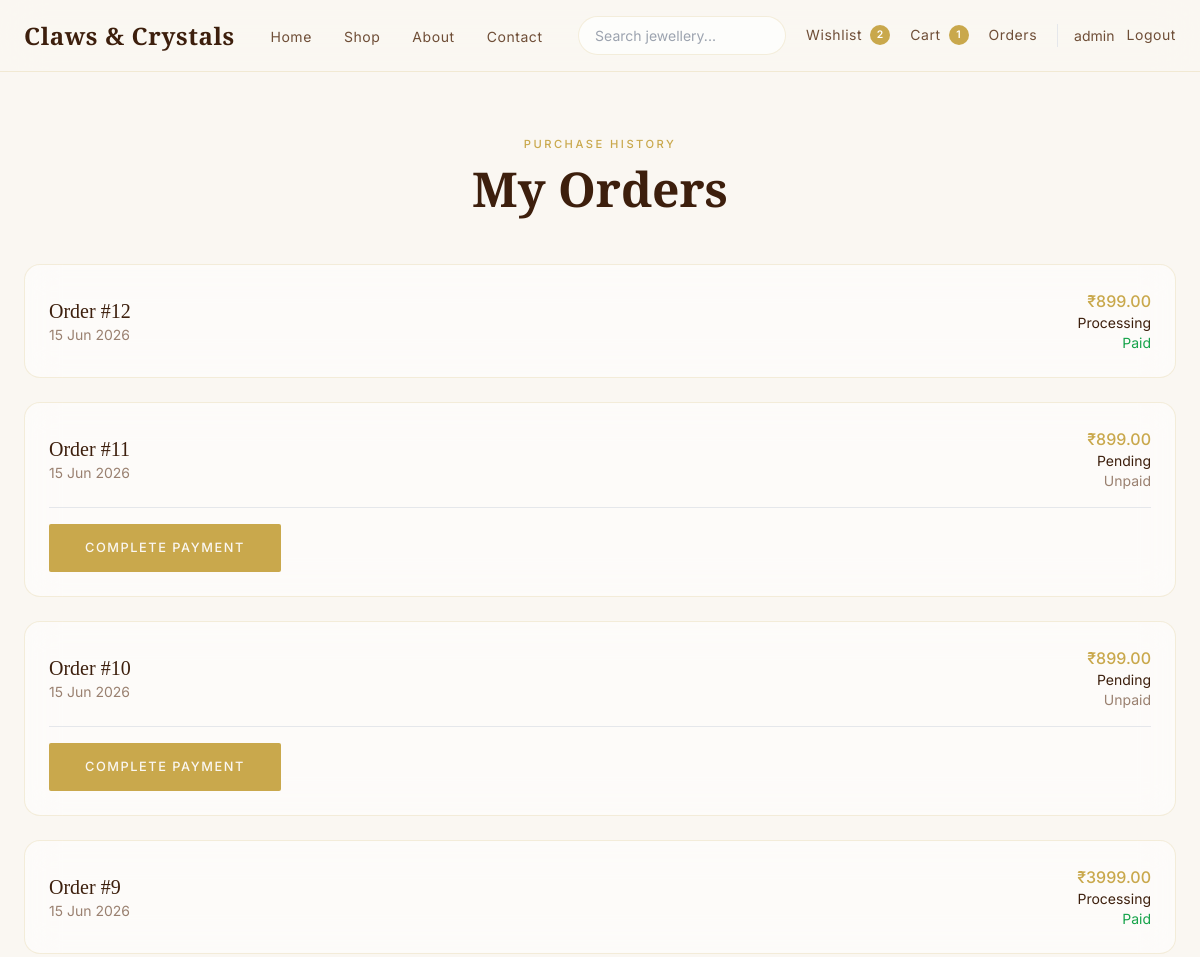
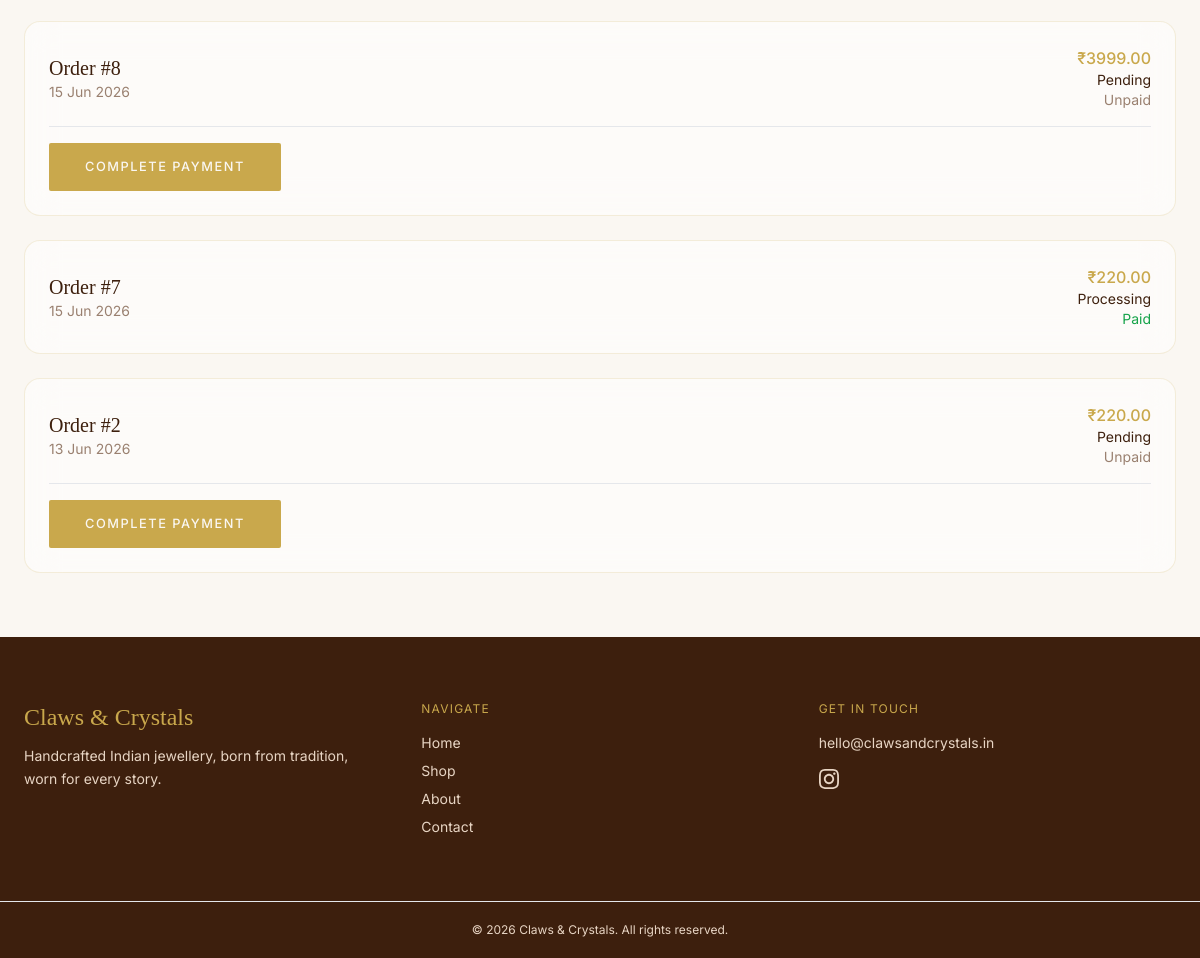
The page /orders/my-orders/ (signed in) on the database its author committed (2 pictures, top to bottom).
### orders/models.py (models this page shows, shortened)
class Order(models.Model):
    STATUS_CHOICES = (
        ("pending", "Pending"),
        ("processing", "Processing"),
        ("shipped", "Shipped"),
        ("delivered", "Delivered"),
        ("cancelled", "Cancelled"),
    )
    PAYMENT_STATUS_CHOICES = (
        ("unpaid", "Unpaid"),
        ("paid", "Paid"),
        ("failed", "Failed"),
    )
    user = models.ForeignKey(
        settings.AUTH_USER_MODEL,
        on_delete=models.CASCADE,
        related_name="orders"
    )
    full_name = models.CharField(max_length=255)
    email = models.EmailField()
    phone = models.CharField(max_length=20)
    address = models.TextField()
    city = models.CharField(max_length=100)
    state = models.CharField(max_length=100)
    pincode = models.CharField(max_length=20)
    subtotal_amount = models.DecimalField(max_digits=10, decimal_places=2, default=0)
    discount_amount = models.DecimalField(max_digits=10, decimal_places=2, default=0)
    shipping_amount = models.DecimalField(max_digits=10, decimal_places=2, default=0)
    total_amount = models.DecimalField(
        max_digits=10,
        decimal_places=2
    )
    coupon_code = models.CharField(max_length=50, blank=True)
    applied_coupon = models.ForeignKey(
        "promotions.Coupon",
        on_delete=models.SET_NULL,
        null=True,
        blank=True,
        related_name="orders",
    )
    status = models.CharField(
        max_length=20,
        choices=STATUS_CHOICES,
        default="pending"
    )
    payment_status = models.CharField(
        max_length=20,
        choices=PAYMENT_STATUS_CHOICES,
        default="unpaid"
    )
    razorpay_order_id = models.CharField(
        max_length=255,
        unique=True,
        blank=True,
        null=True
    )
    razorpay_payment_id = models.CharField(
        max_length=255,
        blank=True
    )
    razorpay_signature = models.CharField(
        max_length=255,
        blank=True
    )
    paid_at = models.DateTimeField(
        blank=True,
        null=True
    )
    created_at = models.DateTimeField(
        auto_now_add=True
    )

### orders/views.py (the view)
@login_required
def my_orders_view(request):
    orders = Order.objects.filter(
        user=request.user,
    ).order_by("-created_at")
    orders_data = [
        {
            "order": order,
            "reviewable_items": get_reviewable_items_for_order(request.user, order),
        }
        for order in orders
    ]
    return render(
        request,
        "orders/my_orders.html",
        {
            "orders_data": orders_data,
        },
    )

### cart/context_processors.py (called while the page is built)
def navbar_counts(request):
    wishlist_count = 0
    if request.user.is_authenticated:
        wishlist_count = Wishlist.objects.filter(user=request.user).count()
    return {
        "cart_count": get_cart_count(request),
        "wishlist_count": wishlist_count,
    }

### cart/utils.py (called while the page is built)
def get_cart_count(request):
    if request.user.is_authenticated:
        return sum(
            item.quantity
            for item in CartItem.objects.filter(user=request.user).only("quantity")
        )
    return get_session_cart_count(request.session)

### products/compare.py (called while the page is built)
def get_compare_ids(request):
    ids = request.session.get(SESSION_KEY, [])
    return [pid for pid in ids if isinstance(pid, int)][:MAX_COMPARE_ITEMS]

### products/context_processors.py (called while the page is built)
def compare_context(request):
    compare_ids = get_compare_ids(request)
    return {
        "compare_count": len(compare_ids),
        "compare_ids": compare_ids,
    }

### reviews/eligibility.py (called while the page is built, shortened)
def get_reviewable_items_for_order(user, order):
    if order.payment_status != "paid" or order.status not in REVIEWABLE_ORDER_STATUSES:
        return []

### templates/orders/my_orders.html (shortened to what this page needs)
{% extends "base.html" %}
{% block content %}
<section class="py-16 px-6 min-h-screen">
    <div class="max-w-6xl mx-auto">
        <div class="section-header mb-12">
            <span class="section-eyebrow">Purchase History</span>
            <h1 class="section-title">My Orders</h1>
        </div>
        {% if orders_data %}
        <div class="space-y-6">
            {% for entry in orders_data %}
            {% with order=entry.order reviewable_items=entry.reviewable_items %}
            <div class="glass-card p-6">
                <div class="flex flex-col sm:flex-row justify-between items-start sm:items-center gap-4">
                    <div>
                        <a href="{% url 'order_detail' order.id %}"
                            class="font-serif text-xl text-brown hover:text-gold">
                            Order #{{ order.id }}
                        </a>
                        <p class="text-sm text-muted">{{ order.created_at|date:"d M Y" }}</p>
                    </div>
                    <div class="text-left sm:text-right">
                        <p class="text-gold font-medium">₹{{ order.total_amount }}</p>
                        <p class="text-sm text-brown">{{ order.get_status_display }}</p>
                        <p class="text-sm {% if order.payment_status == 'paid' %}text-green-600{% elif order.payment_status == 'failed' %}text-red-500{% else %}text-muted{% endif %}">
                            {{ order.get_payment_status_display }}
                        </p>
                    </div>
                </div>
                {% if order.status != "cancelled" and order.payment_status == "unpaid" %}
                <div class="mt-4 pt-4 border-t border-gold/20">
                    <a href="{% url 'payment' order.id %}" class="btn-primary text-sm">Complete Payment</a>
                </div>
                {% elif order.status != "cancelled" and order.payment_status == "failed" %}
                <div class="mt-4 pt-4 border-t border-gold/20">
                    <a href="{% url 'retry_payment' order.id %}" class="btn-primary text-sm">Retry Payment</a>
                </div>
                {% endif %}
            </div>
            {% endwith %}
            {% endfor %}
        </div>
        {% else %}
        <div class="text-center py-20">
            <h3 class="font-serif text-2xl text-brown">No orders yet</h3>
            <p class="text-muted mt-2">Your future purchases will appear here.</p>
        </div>
        {% endif %}
    </div>
</section>
{% endblock %}

### templates/partials/navbar.html (shortened to what this page needs)
<nav class="site-nav sticky top-0 z-50" id="site-nav" aria-label="Main navigation">
    <div class="page-container py-4">
        <div class="flex items-center justify-between gap-4">
            <a href="/"
                class="font-serif text-2xl font-semibold tracking-wide text-brown hover:text-gold transition-colors shrink-0">
                Claws &amp; Crystals
            </a>
            <ul class="hidden lg:flex items-center gap-8">
                <li><a href="/" class="nav-link">Home</a></li>
                <li><a href="{% url 'product_list' %}" class="nav-link">Shop</a></li>
                <li><a href="{% url 'about' %}" class="nav-link">About</a></li>
                <li><a href="{% url 'contact' %}" class="nav-link">Contact</a></li>
            </ul>
            <div class="hidden lg:flex items-center gap-5">
                <div class="relative" data-search-wrapper>
                    <form method="GET" action="{% url 'product_list' %}" role="search">
                        <input type="text" name="q" placeholder="Search jewellery..."
                            value="{{ request.GET.q }}" class="search-input"
                            data-search-input
                            role="combobox"
                            aria-label="Search products"
                            aria-expanded="false"
                            aria-autocomplete="list"
                            autocomplete="off">
                    </form>
                </div>
                <a href="{% url 'wishlist' %}" class="nav-link flex items-center gap-2">
                    Wishlist
                    {% if wishlist_count %}
                    <span class="badge-count">{{ wishlist_count }}</span>
                    {% endif %}
                </a>
                <a href="{% url 'cart' %}" class="nav-link flex items-center gap-2">
                    Cart
                    {% if cart_count %}
                    <span class="badge-count">{{ cart_count }}</span>
                    {% endif %}
                </a>
                <a href="{% url 'my_orders' %}" class="nav-link">Orders</a>
                {% if request.user.is_authenticated %}
                <div class="flex items-center gap-3 pl-4 border-l border-gold/20">
                    <a href="{% url 'profile' %}" class="text-sm text-brown-mid hover:text-gold transition-colors">
                        {{ request.user.username }}
                    </a>
                    <a href="{% url 'logout' %}" class="nav-link">Logout</a>
                </div>
                {% else %}
                <div class="flex items-center gap-3 pl-4 border-l border-gold/20">
                    <a href="{% url 'login' %}" class="nav-link">Login</a>
                    <a href="{% url 'register' %}" class="btn-primary !py-2 !px-5 !text-xs">Register</a>
                </div>
                {% endif %}
            </div>
        </div>
    </div>
</nav>

### static/css/design-tokens.css (style rules this page uses)
:root { --cc-font-serif: "Cormorant Garamond", Georgia, serif; --cc-font-sans: "Inter", system-ui, sans-serif; --cc-ivory: #FAF7F2; --cc-cream: #F3ECE3; --cc-blush: #E8D5C4; --cc-accent: #C9A84C; --cc-accent-light: #E8D499; --cc-accent-hover: #3D1F0D; --cc-brown: #3D1F0D; --cc-brown-mid: #6F4E37; --cc-muted: #9A8070; --cc-white: #FFFFFF; --cc-bg: var(--cc-ivory); --cc-bg-subtle: var(--cc-cream); --cc-text: var(--cc-brown); --cc-text-secondary: var(--cc-brown-mid); --cc-text-muted: var(--cc-muted); --cc-text-on-accent: var(--cc-ivory); --cc-text-on-dark: var(--cc-blush); --cc-danger: #b91c1c; --cc-success: #15803d; --cc-warning: #b45309; --cc-surface: rgba(255, 255, 255, 0.55); --cc-surface-solid: rgba(255, 255, 255, 0.85); --cc-surface-dark: var(--cc-brown); --cc-border: rgba(201, 168, 76, 0.18); --cc-border-strong: rgba(201, 168, 76, 0.35); --cc-input-bg: rgba(250, 247, 242, 0.8); --cc-nav-bg: rgba(250, 247, 242, 0.88); --cc-radius-sm: 0.5rem; --cc-radius-md: 1rem; --cc-radius-pill: 9999px; --cc-shadow-soft: 0 8px 40px rgba(61, 31, 13, 0.08); --cc-shadow-focus: 0 0 0 3px rgba(201, 168, 76, 0.15); --cc-blur: 16px; --cc-transition: 0.25s ease; --cc-space-page: 1.5rem; --cc-space-section: 4rem; --cc-container: 80rem; }

### static/css/style.css (style rules this page uses)
.page-container { max-width: var(--cc-container); margin-inline: auto; padding-inline: var(--cc-space-page); }
.nav-link { font-family: var(--cc-font-sans); font-size: 0.875rem; font-weight: 400; letter-spacing: 0.04em; color: var(--cc-text-secondary); text-decoration: none; position: relative; padding-bottom: 2px; transition: color var(--cc-transition); }
.nav-link::after { content: ""; position: absolute; bottom: 0; left: 0; width: 0; height: 1px; background: var(--cc-accent); transition: width 0.3s ease; }
.site-nav { background: var(--cc-nav-bg); backdrop-filter: blur(20px); -webkit-backdrop-filter: blur(20px); border-bottom: 1px solid var(--cc-border); }
.badge-count { display: inline-flex; align-items: center; justify-content: center; min-width: 1.25rem; height: 1.25rem; padding: 0 0.35rem; border-radius: var(--cc-radius-pill); background: var(--cc-accent); color: var(--cc-white); font-size: 0.65rem; font-weight: 600; }
.glass-card { background: var(--cc-surface); backdrop-filter: blur(var(--cc-blur)); -webkit-backdrop-filter: blur(var(--cc-blur)); border: 1px solid var(--cc-border); border-radius: var(--cc-radius-md); transition: box-shadow 0.3s ease, transform 0.3s ease, border-color var(--cc-transition); }
.btn-primary { display: inline-flex; align-items: center; justify-content: center; gap: 0.5rem; background: var(--cc-accent); color: var(--cc-text-on-accent); padding: 0.875rem 2.25rem; font-family: var(--cc-font-sans); font-size: 0.8rem; font-weight: 500; letter-spacing: 0.12em; text-transform: uppercase; text-decoration: none; border: none; border-radius: 2px; cursor: pointer; transition: background var(--cc-transition), transform 0.2s ease, opacity var(--cc-transition); }
.section-eyebrow { display: block; font-family: var(--cc-font-sans); font-size: 0.7rem; font-weight: 500; letter-spacing: 0.22em; text-transform: uppercase; color: var(--cc-accent); margin-bottom: 0.5rem; }
.section-header { text-align: center; }
.section-title { font-family: var(--cc-font-serif); font-size: clamp(2rem, 4vw, 3rem); font-weight: 600; color: var(--cc-text); line-height: 1.15; }
.search-input { width: 100%; max-width: 13rem; padding: 0.5rem 1rem; border-radius: var(--cc-radius-pill); border: 1px solid var(--cc-border); background: rgba(255, 255, 255, 0.7); font-size: 0.875rem; font-family: var(--cc-font-sans); color: var(--cc-text); outline: none; transition: border-color var(--cc-transition), box-shadow var(--cc-transition); }

### rows shown on the page
Order: order.id "12", order.created_at "15 Jun 2026", order.total_amount "899.00", order.status "Processing", order.payment_status "Paid"
Order: order.id "11", order.created_at "15 Jun 2026", order.total_amount "899.00", order.status "Pending", order.payment_status "Unpaid", shows "COMPLETE PAYMENT"
Order: order.id "10", order.created_at "15 Jun 2026", order.total_amount "899.00", order.status "Pending", order.payment_status "Unpaid", shows "COMPLETE PAYMENT"
Order: order.id "9", order.created_at "15 Jun 2026", order.total_amount "3999.00", order.status "Processing", order.payment_status "Paid"
Order: order.id "8", order.created_at "15 Jun 2026", order.total_amount "3999.00", order.status "Pending", order.payment_status "Unpaid", shows "COMPLETE PAYMENT"
Order: order.id "7", order.created_at "15 Jun 2026", order.total_amount "220.00", order.status "Processing", order.payment_status "Paid"
Order: order.id "2", order.created_at "13 Jun 2026", order.total_amount "220.00", order.status "Pending", order.payment_status "Unpaid", shows "COMPLETE PAYMENT"

### other values the page prints
{{ wishlist_count }} "2"
{{ cart_count }} "1"
{{ request.user.username }} "admin"
